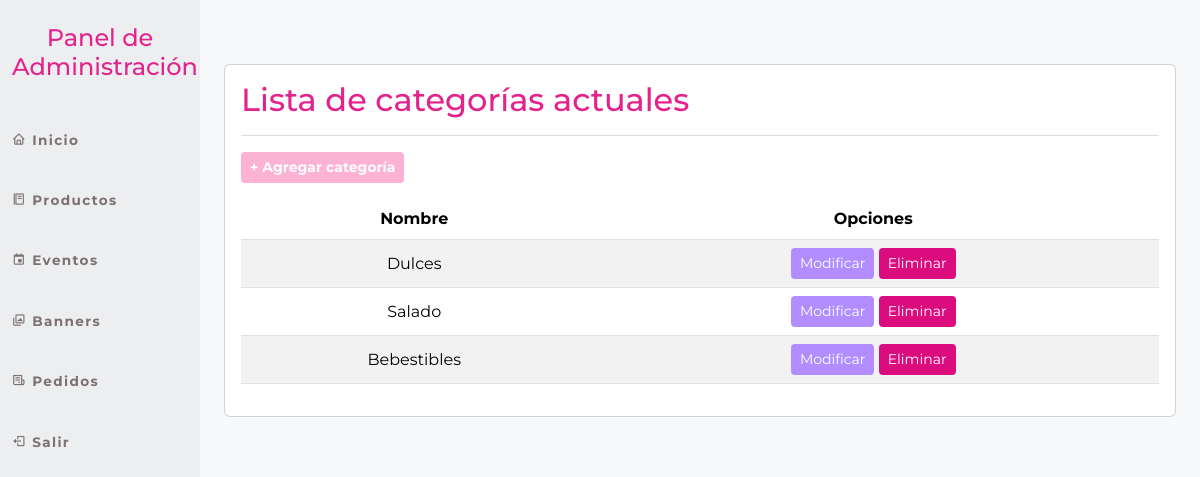
The page /panel_admin/categorias/listar/ (signed in) on the database its author committed.
### cafeteria_app/models.py (models this page shows, shortened)
class Category(models.Model):
    name = models.CharField(max_length=15)

### panel_admin/views.py (the view)
# urls.py: path('categorias/listar/', listar_categoria, name='admin_listar_categoria'),
@login_required(login_url='login_admin')
@user_passes_test(es_admin)
def listar_categoria(request):
    categorias = Category.objects.all()
    data = {
        'categorias': categorias
    }
    return render(request, 'panel_admin/productos/listarCategoria.html', data)

### cafeteria_app/context_processors.py (called while the page is built)
def cart(request):
    return {'cart': Cart(request)}

### panel_admin/views.py (called while the page is built)
def es_admin(user):
    return user.is_staff

### panel_admin/templates/panel_admin/productos/listarCategoria.html (shortened to what this page needs)
{% extends 'panel_admin/base.html' %}
{% load crispy_forms_tags %}
{% block main %}
<br><br>
<div class="card">
    <div class="card-body">
        <h2 style="font-family: 'Montserrat', sans-serif; color: #e4228d;">Lista de categorías actuales</h2>
        <hr class="border-secondary opacity-25">
        <a href="{% url 'admin_agregar_categoria' %}" class="btn btn-sm mb-3" style="background-color: #FCB2D3; color: white; font-weight: bold;">+ Agregar categoría</a>
        <table class="table table-striped table-hover table-responsive-sm text-center align-middle">
            <thead>
                <tr>
                    <th>Nombre</th>
                    <th>Opciones</th>
                </tr>
            </thead>
            <tbody>
                {% for c in categorias %}
                <tr>
                    <td>{{ c.name|title }}</td>
                    <td>
                        <a href="{% url 'admin_modificar_categoria' c.id %}" class="btn btn-sm" style="background-color: #B28DFF; color: white;">Modificar</a>
                        <a href="#" onclick="eliminarCategoria({{c.id}})" class="btn btn-sm" style="background-color: #db0c7e; color: white;">Eliminar</a>
                    </td>
                </tr>
                {% endfor %}
            </tbody>
        </table>
    </div>
</div>
{% endblock %}

### panel_admin/static/panel_admin/styleAdmin.css (style rules this page uses)
body { font-family: 'Montserrat', sans-serif; background-color: #F8F9FB; border-bottom: none; }

### rows shown on the page
Category: name "Dulces"
Category: name "Salado"
Category: name "Bebestibles"
